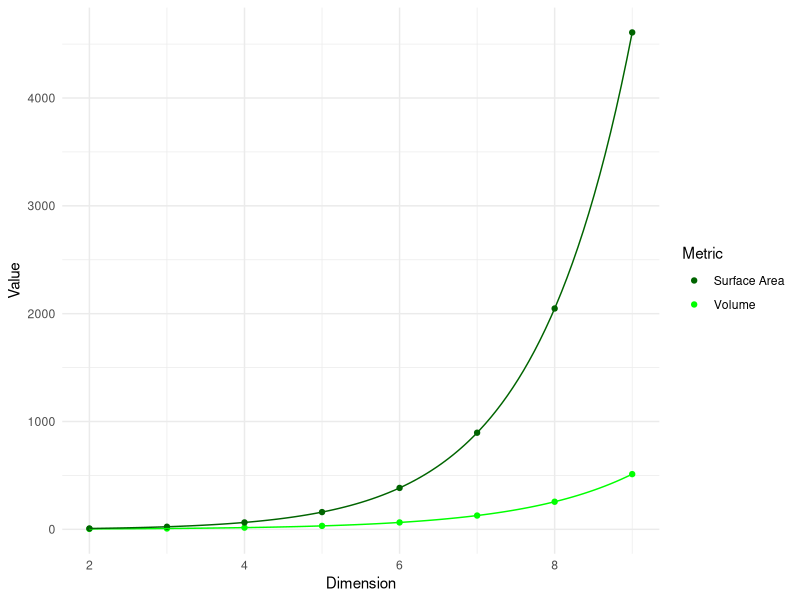

Recreate this plot in R.
# Increasing Dimensionality
x = 2 # fixing side length of cube and radius of sphere at 2
df <- data.frame(Dimension = 2:9)
df$Volume <- with(df, x^Dimension)
df$"Surface Area" <- with(df, 2*Dimension*x^(Dimension - 1))

library(tidyverse)
df2 <- df %>% 
  pivot_longer(cols = -Dimension, names_to = 'Metric', values_to = 'Value')

df2 %>% 
  ggplot(aes(x = Dimension, y = Value, color = Metric)) + 
  geom_point() +
  scale_color_manual(values = c('darkgreen', 'green')) +
  stat_function(fun = function(d) 2^d, color = 'green') +
  stat_function(fun = function(d) 2*d*x^(d - 1), color = 'darkgreen') +
  theme_minimal()



  
